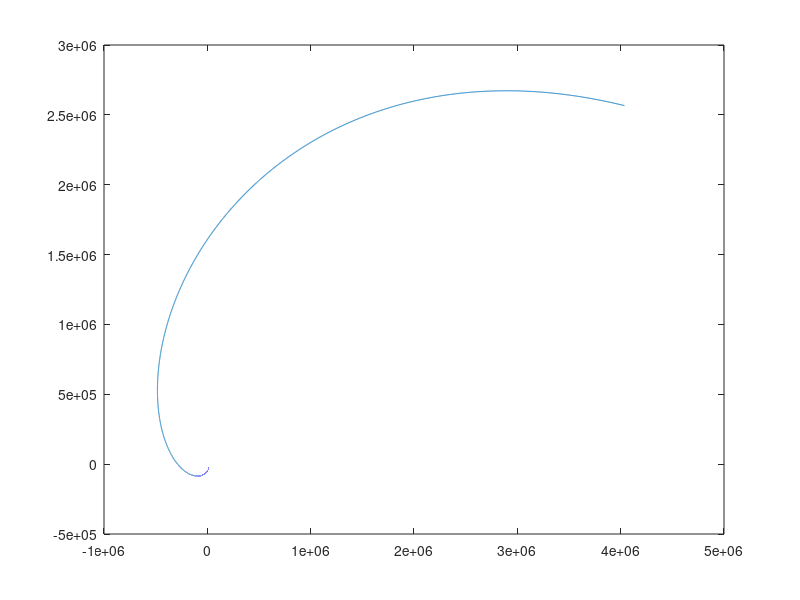

Reproduce this figure in MATLAB.
clear all
clc
h=0.001; n=25/h;

% initial values
vx(1)=1.742;
x(1)=0;
vy(1)=-0.356;
y(1)=-0.3176;
dvx(1)=-1.075086373;
dvy(1)=5.973716254;
u=0.01215;

% two equations to solve. 
% 1. x'=vx       y'=vy
% 2. vx'=f       vy'=g
% modified eulers method
% x1 = x0 + u0 ?t
% y1 = y0 + v0 ?t
% z1 = z0 + w0 ?t.
% Furthermore, we can compute the change in the velocities during the interval ?t based on the acceleration due to the force acting on the star at P
% u1 = u0 + Fx?t
% v1 = v0 + Fy?t
% w1 = w0 + Fz?t

for i= 1:n
    t(i)=h*(i);
    
% evaluation of first derivative, evaluating x and y
    xeu(i)=x(i)+h*vx(i);
    x(i+1)=x(i)+(h/2)*(vx(i)+xeu(i));
    %x(i)=x(i+1);
    yeu(i)=y(i)+h*vy(i);
    y(i+1)=y(i)+(h/2)*(vy(i)+yeu(i));
    %y(i)=y(i+1);
% calculation of second derivative, evaluating vx and vy
    
vxeu(i)=vx(i)+h*(2*vy(i)+x(i)-((1-u)*(x(i)+u)/((x(i)+u)^2+y(i)^2)^1.5)- (u*(x(i)-1+u)/((x(i)-1+u)^2+y(i)^2)^1.5)); 
vx(i+1)=vx(i)+(h/2)*((2*vy(i)+x(i)-((1-u)*(x(i)+u)/((x(i)+u)^2+y(i)^2)^1.5)- (u*(x(i)-1+u)/((x(i)-1+u)^2+y(i)^2)^1.5))+vxeu(i)); 
 
vyeu(i)=vy(i)+h*(y(i)-2*vx(i)-((1-u)*y(i)/((x(i)+u)^2+y(i)^2)^1.5)- (u*y(i)/((x(i)-1+u)^2+y(i)^2)^1.5));  
vy(i+1)=vy(i)+(h/2)*((y(i)-2*vx(i)-((1-u)*y(i)/((x(i)+u)^2+y(i)^2)^1.5)- (u*y(i)/((x(i)-1+u)^2+y(i)^2)^1.5))+vyeu(i));
  vy(i)=vy(i+1);
  vx(i)=vx(i+1);        
  %increment in coordinates
          x(i)=x(i+1);
          y(i)=y(i+1);
end
figure(1);
plot(x,y);


